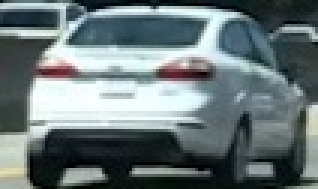
#> input picture examples/cutout1.jpg, 106 x 63 px (shown 3 times larger)
$ jupyter execute --allow-errors course_examples.ipynb   (older library calls are emulated)
#> lines starting #> are read from the running program, lines starting #| are printed output that depends on the picture
### lesson_functions.py
import matplotlib.image as mpimg
import numpy as np
import cv2

from skimage.feature import hog

# Define a function to return HOG features and visualization

def get_hog_features(img, orient, pix_per_cell, cell_per_block,

                        vis=False, feature_vec=True):

    # Call with two outputs if vis==True

    if vis == True:

        features, hog_image = hog(img, orientations=orient,

                                  pixels_per_cell=(pix_per_cell, pix_per_cell),

                                  block_norm= 'L2-Hys',

                                  cells_per_block=(cell_per_block, cell_per_block),

                                  transform_sqrt=True,

                                  visualise=vis, feature_vector=feature_vec)

        return features, hog_image

    # Otherwise call with one output

    else:

        features = hog(img, orientations=orient,

                       pixels_per_cell=(pix_per_cell, pix_per_cell),

                       cells_per_block=(cell_per_block, cell_per_block),

                       block_norm= 'L2-Hys',

                       transform_sqrt=True,

                       visualise=vis, feature_vector=feature_vec)

        return features


# Define a function to compute binned color features

def bin_spatial(img, size=(32, 32)):

    # Use cv2.resize().ravel() to create the feature vector

    features = cv2.resize(img, size).ravel()

    # Return the feature vector

    return features


# Define a function to compute color histogram features

# NEED TO CHANGE bins_range if reading .png files with mpimg!

# [13 lines left out: function color_hist_old, not called in this run]

def color_hist(img, nbins=32):

    # Compute the histogram of the color channels separately
    channel1_hist = np.histogram(img[:,:,0], bins=nbins)
    channel2_hist = np.histogram(img[:,:,1], bins=nbins)
    channel3_hist = np.histogram(img[:,:,2], bins=nbins)

    # Concatenate the histograms into a single feature vector
    hist_features = np.concatenate((channel1_hist[0], channel2_hist[0], channel3_hist[0]))

    # Return the individual histograms, bin_centers and feature vector

    return hist_features


# Define a function to extract features from a list of images

# Have this function call bin_spatial() and color_hist()

def extract_features(imgs, color_space='RGB', spatial_size=(32, 32),

                        hist_bins=32, orient=9,

                        pix_per_cell=8, cell_per_block=2, hog_channel=0,

                        spatial_feat=True, hist_feat=True, hog_feat=True):

    # Create a list to append feature vectors to

    features = []

    # Iterate through the list of images

    for file in imgs:

        file_features = []

        # Read in each one by one

        image = mpimg.imread(file)

        # apply color conversion if other than 'RGB'

        if color_space != 'RGB':

            if color_space == 'HSV':

                feature_image = cv2.cvtColor(image, cv2.COLOR_RGB2HSV)

            elif color_space == 'LUV':

                feature_image = cv2.cvtColor(image, cv2.COLOR_RGB2LUV)

            elif color_space == 'HLS':

                feature_image = cv2.cvtColor(image, cv2.COLOR_RGB2HLS)

            elif color_space == 'YUV':

                feature_image = cv2.cvtColor(image, cv2.COLOR_RGB2YUV)

            elif color_space == 'YCrCb':

                feature_image = cv2.cvtColor(image, cv2.COLOR_RGB2YCrCb)

        else: feature_image = np.copy(image)


        if spatial_feat == True:

            spatial_features = bin_spatial(feature_image, size=spatial_size)

            file_features.append(spatial_features)

        if hist_feat == True:

            # Apply color_hist()

            hist_features = color_hist(feature_image, nbins=hist_bins)

            file_features.append(hist_features)

        if hog_feat == True:

        # Call get_hog_features() with vis=False, feature_vec=True

            if hog_channel == 'ALL':

                hog_features = []

                for channel in range(feature_image.shape[2]):

                    hog_features.append(get_hog_features(feature_image[:,:,channel],

                                        orient, pix_per_cell, cell_per_block,

                                        vis=False, feature_vec=True))

                hog_features = np.ravel(hog_features)

            else:

                hog_features = get_hog_features(feature_image[:,:,hog_channel], orient,

                            pix_per_cell, cell_per_block, vis=False, feature_vec=True)

            # Append the new feature vector to the features list

            file_features.append(hog_features)

        features.append(np.concatenate(file_features))

    # Return list of feature vectors

    return features


# Define a function that takes an image,

# start and stop positions in both x and y,

# window size (x and y dimensions),

# and overlap fraction (for both x and y)

def slide_window(img, x_start_stop=[None, None], y_start_stop=[None, None],

                    xy_window=(64, 64), xy_overlap=(0.5, 0.5)):

    # If x and/or y start/stop positions not defined, set to image size

    if x_start_stop[0] == None:

        x_start_stop[0] = 0

    if x_start_stop[1] == None:

        x_start_stop[1] = img.shape[1]

    if y_start_stop[0] == None:

        y_start_stop[0] = 0

    if y_start_stop[1] == None:

        y_start_stop[1] = img.shape[0]

    # Compute the span of the region to be searched

    xspan = x_start_stop[1] - x_start_stop[0]

    yspan = y_start_stop[1] - y_start_stop[0]

    # Compute the number of pixels per step in x/y

    nx_pix_per_step = np.int(xy_window[0]*(1 - xy_overlap[0]))

    ny_pix_per_step = np.int(xy_window[1]*(1 - xy_overlap[1]))

    # Compute the number of windows in x/y

    nx_buffer = np.int(xy_window[0]*(xy_overlap[0]))

    ny_buffer = np.int(xy_window[1]*(xy_overlap[1]))

    nx_windows = np.int((xspan-nx_buffer)/nx_pix_per_step)

    ny_windows = np.int((yspan-ny_buffer)/ny_pix_per_step)

    # Initialize a list to append window positions to

    window_list = []

    # Loop through finding x and y window positions

    # Note: you could vectorize this step, but in practice

    # you'll be considering windows one by one with your

    # classifier, so looping makes sense

    for ys in range(ny_windows):

        for xs in range(nx_windows):

            # Calculate window position

            startx = xs*nx_pix_per_step + x_start_stop[0]

            endx = startx + xy_window[0]

            starty = ys*ny_pix_per_step + y_start_stop[0]

            endy = starty + xy_window[1]


            # Append window position to list

            window_list.append(((startx, starty), (endx, endy)))

    # Return the list of windows

    return window_list


# Define a function to draw bounding boxes

# [17 lines left out: function draw_boxes, not called in this run]

### course_examples.ipynb
## Manual Vehicle Detection

The goals / steps of this project are the following:

* Histogram of Oriented Gradients (HOG)
* Sliding Window Search

---
## Histogram of Oriented Gradients (HOG)

I try to run some example code provided in the course.

### Histograms of Color

[cell 1]
import matplotlib.image as mpimg
import numpy as np
import matplotlib.pyplot as plt


# Read in the image
image = mpimg.imread('examples/cutout1.jpg')
#> image is the input picture: shape (63, 106, 3); mean R, G, B 105.4, 118.5, 120.3

# Define a function to compute color histogram features
def color_hist(img, nbins=32, bins_range=(0, 256)):
    # Compute the histogram of the RGB channels separately
#> called with nbins = 32, bins_range = (0, 256)
    rhist = np.histogram(img[:,:,0], bins=nbins, range=bins_range)
    ghist = np.histogram(img[:,:,1], bins=nbins, range=bins_range)
    bhist = np.histogram(img[:,:,2], bins=nbins, range=bins_range)
    # Generating bin centers
    bin_edges = rhist[1]
#> bin_edges = 33 values from 0 to 256
    bin_centers = (bin_edges[1:]  + bin_edges[0:len(bin_edges)-1])/2
#> bin_centers = 32 values from 4 to 252
    # Concatenate the histograms into a single feature vector
    hist_features = np.concatenate((rhist[0], ghist[0], bhist[0]))
#> hist_features = 96 values, max 634 at index 95, min 49 at index 31, mean 208.7
    # Return the individual histograms, bin_centers and feature vector
    return rhist, ghist, bhist, bin_centers, hist_features


rh, gh, bh, bincen, feature_vec = color_hist(image, nbins=32, bins_range=(0, 256))
#> bincen = 32 values from 4 to 252; feature_vec has the same summary as hist_features in color_hist
print(bincen)
#| [  4.  12.  20.  28.  36.  44.  52.  60.  68.  76.  84.  92. 100. 108.
#|  116. 124. 132. 140. 148. 156. 164. 172. 180. 188. 196. 204. 212. 220.
#|  228. 236. 244. 252.]
# Plot a figure with all three bar charts
if rh is not None:
    plt.imshow(image)
    fig = plt.figure(figsize=(12,3))
    plt.subplot(131)
    plt.bar(bincen, rh[0])
    plt.xlim(0, 256)
    plt.title('R Histogram')
    plt.subplot(132)
    plt.bar(bincen, gh[0])
    plt.xlim(0, 256)
    plt.title('G Histogram')
    plt.subplot(133)
    plt.bar(bincen, bh[0])
    plt.xlim(0, 256)
    plt.title('B Histogram')
    fig.tight_layout()
    plt.show()
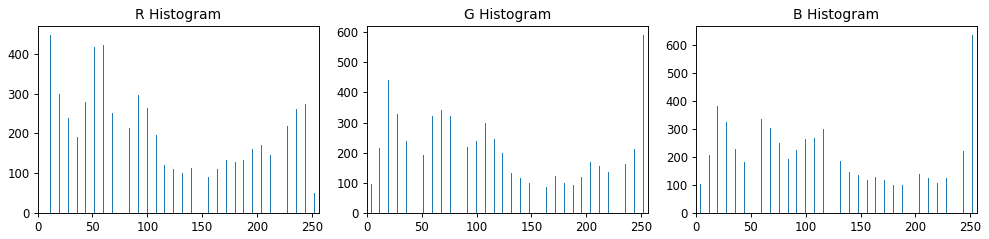
#> figure drawn by matplotlib, 3 panels; panel 1: tallest bar 448 high, from x = 11.6 to 12.4; panel 2: tallest bar 591 high, from x = 251.6 to 252.4; panel 3: tallest bar 634 high, from x = 251.6 to 252.4
else:
    print('Your function is returning None for at least one variable...')

### Explore Color Spaces

[cell 2]
import cv2
from mpl_toolkits.mplot3d import Axes3D

def plot3d(pixels, colors_rgb,
        axis_labels=list("RGB"), axis_limits=((0, 255), (0, 255), (0, 255))):
    """Plot pixels in 3D."""

    # Create figure and 3D axes
    fig = plt.figure(figsize=(8, 8))
    ax = Axes3D(fig)

    # Set axis limits
    ax.set_xlim(*axis_limits[0])
    ax.set_ylim(*axis_limits[1])
    ax.set_zlim(*axis_limits[2])

    # Set axis labels and sizes
    ax.tick_params(axis='both', which='major', labelsize=14, pad=8)
    ax.set_xlabel(axis_labels[0], fontsize=16, labelpad=16)
    ax.set_ylabel(axis_labels[1], fontsize=16, labelpad=16)
    ax.set_zlabel(axis_labels[2], fontsize=16, labelpad=16)

    # Plot pixel values with colors given in colors_rgb
    ax.scatter(
        pixels[:, :, 0].ravel(),
        pixels[:, :, 1].ravel(),
        pixels[:, :, 2].ravel(),
        c=colors_rgb.reshape((-1, 3)), edgecolors='none')

    return ax

# Read a color image
img = cv2.imread("test_images/test1.jpg")
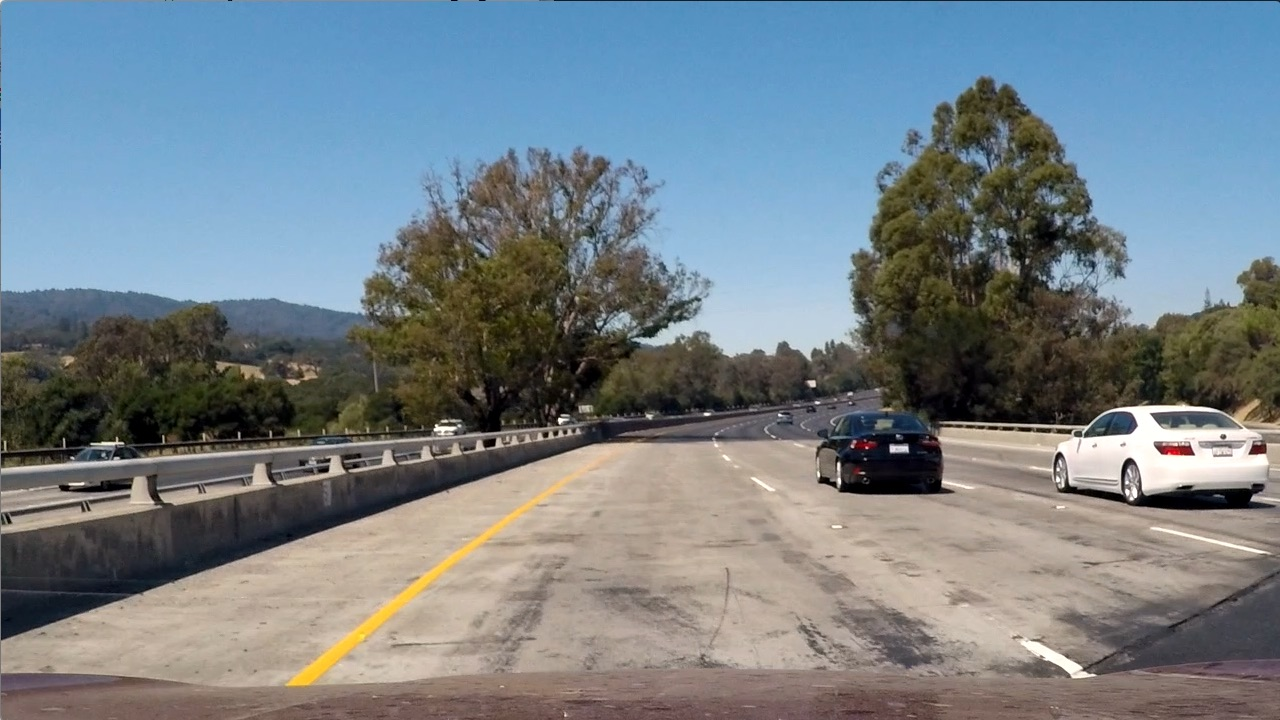
#> input picture test_images/test1.jpg, 1280 x 720 px
#> img is the input picture: shape (720, 1280, 3); mean B, G, R 135.5, 128.7, 117.5

# Select a small fraction of pixels to plot by subsampling it
scale = max(img.shape[0], img.shape[1], 64) / 64  # at most 64 rows and columns
img_small = cv2.resize(img, (np.int(img.shape[1] / scale), np.int(img.shape[0] / scale)), interpolation=cv2.INTER_NEAREST)
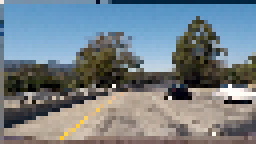
#> img_small: shape (36, 64, 3) (shown 4 times larger); mean B, G, R 134.6, 127.6, 116.1

# Convert subsampled image to desired color space(s)
img_small_RGB = cv2.cvtColor(img_small, cv2.COLOR_BGR2RGB)  # OpenCV uses BGR, matplotlib likes RGB
img_small_HSV = cv2.cvtColor(img_small, cv2.COLOR_BGR2HSV)
#> img_small_HSV: shape (36, 64, 3); mean H, S, V 61.3, 79.8, 148
img_small_rgb = img_small_RGB / 255.  # scaled to [0, 1], only for plotting

# Plot and show
plot3d(img_small_RGB, img_small_rgb)
plt.show()

plot3d(img_small_HSV, img_small_rgb, axis_labels=list("HSV"))
plt.show()

## Spatial Binning of Color

[cell 3]
# Define a function to compute color histogram features
# Pass the color_space flag as 3-letter all caps string
# like 'HSV' or 'LUV' etc.
def bin_spatial(img, color_space='RGB', size=(32, 32)):
    # Convert image to new color space (if specified)
    if color_space != 'RGB':
        if color_space == 'HSV':
            feature_image = cv2.cvtColor(img, cv2.COLOR_RGB2HSV)
        elif color_space == 'LUV':
            feature_image = cv2.cvtColor(img, cv2.COLOR_RGB2LUV)
        elif color_space == 'HLS':
            feature_image = cv2.cvtColor(img, cv2.COLOR_RGB2HLS)
        elif color_space == 'YUV':
            feature_image = cv2.cvtColor(img, cv2.COLOR_RGB2YUV)
        elif color_space == 'YCrCb':
            feature_image = cv2.cvtColor(img, cv2.COLOR_RGB2YCrCb)
    else: feature_image = np.copy(img)
    # Use cv2.resize().ravel() to create the feature vector
    features = cv2.resize(feature_image, size).ravel()
    # Return the feature vector
    return features

image = mpimg.imread('examples/test_img.jpg')
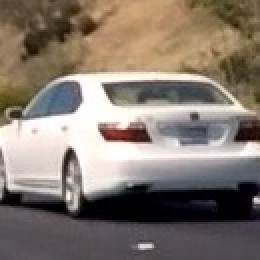
#> input picture examples/test_img.jpg, 130 x 130 px (shown 2 times larger)
#> image is the input picture: shape (130, 130, 3); mean R, G, B 132.3, 121, 111.2
#small_img = cv2.resize(image, (32, 32))
print(image.shape)
#| (130, 130, 3)

# Return a contiguous flattened array.
# https://docs.scipy.org/doc/numpy/reference/generated/numpy.ravel.html
ori_feature_vec = image.ravel()
print(ori_feature_vec.shape)
#| (50700,)

# Plot features
plt.plot(ori_feature_vec)
plt.title('Original Features')
plt.show()
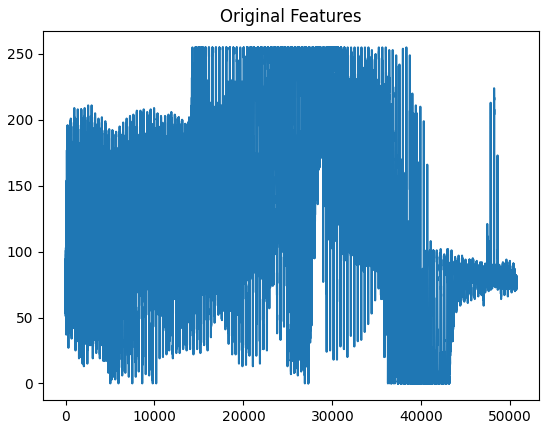
#> figure drawn by matplotlib, 1 panel; curve peaks at x = 14268, y = 255


feature_vec = bin_spatial(image, color_space='RGB', size=(32, 32))
#> in bin_spatial, `features = cv2.resize(feature_image, size).ravel()`: features = 3072 values, max 255 at index 891, min 0 at index 2346, mean 122.1
#> feature_vec has the same summary as features in bin_spatial
#feature_HLS = bin_spatial(image, color_space='HLS', size=(32, 32))


# Plot features
plt.plot(feature_vec)
plt.title('Spatially Binned Features')
plt.show()
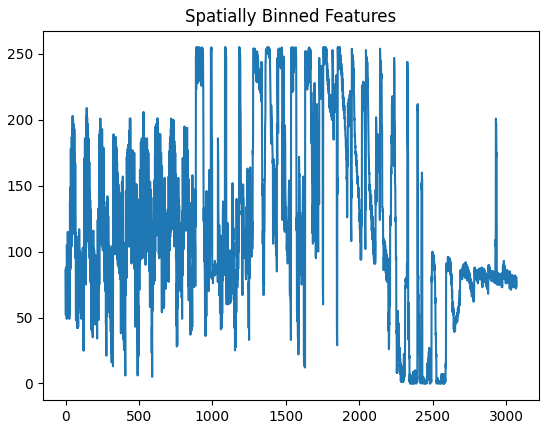
#> figure drawn by matplotlib, 1 panel; curve peaks at x = 891, y = 255

## scikit-image HOG

http://scikit-image.org/docs/dev/api/skimage.feature.html?highlight=feature%20hog#skimage.feature.hog

[cell 4]
import matplotlib.image as mpimg
import matplotlib.pyplot as plt
import numpy as np
import cv2
import glob
from skimage.feature import hog

# Read in our vehicles
car_images = glob.glob('data_exploration/cars1/*.jpeg')


# Define a function to return HOG features and visualization
# Features will always be the first element of the return
# Image data will be returned as the second element if visualize= True
# Otherwise there is no second return element

def get_hog_features(img, orient, pix_per_cell, cell_per_block, vis=True,
                     feature_vec=True):

    """
    Function accepts params and returns HOG features (optionally flattened) and an optional matrix for
    visualization. Features will always be the first return (flattened if feature_vector= True).
    A visualization matrix will be the second return if visualize = True.
    """

    return_list = hog(img, orientations=orient, pixels_per_cell=(pix_per_cell, pix_per_cell),
                                  cells_per_block=(cell_per_block, cell_per_block),
                                  block_norm= 'L2-Hys', transform_sqrt=False,
                                  visualise= vis, feature_vector= feature_vec)

    # name returns explicitly
    hog_features = return_list[0]
    if vis:
        hog_image = return_list[1]
        return hog_features, hog_image
    else:
        return hog_features


# Generate a random index to look at a car image
ind = np.random.randint(0, len(car_images))
# Read in the image
image = mpimg.imread(car_images[ind])
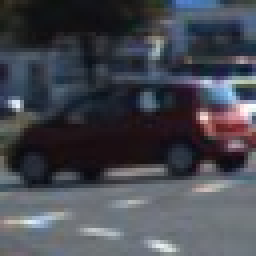
#> input picture data_exploration/cars1/110.jpeg, 64 x 64 px (shown 4 times larger)
#> image is the input picture: shape (64, 64, 3); mean R, G, B 70.4, 72.7, 80.8
gray = cv2.cvtColor(image, cv2.COLOR_RGB2GRAY)
#> (the rest of the program and of its run is left out)
